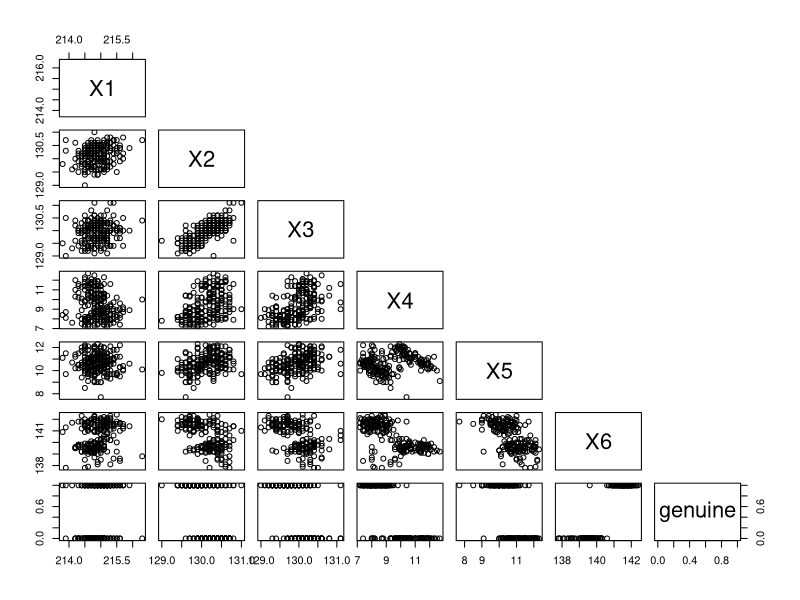
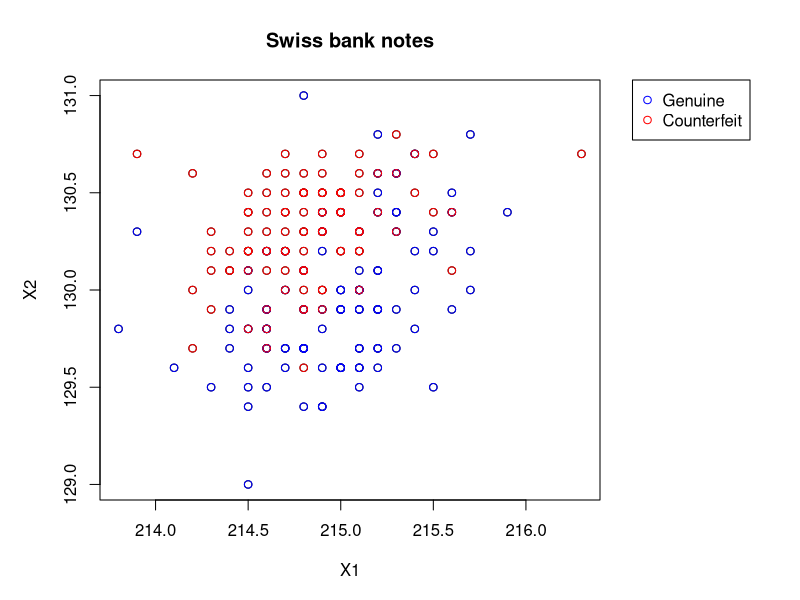
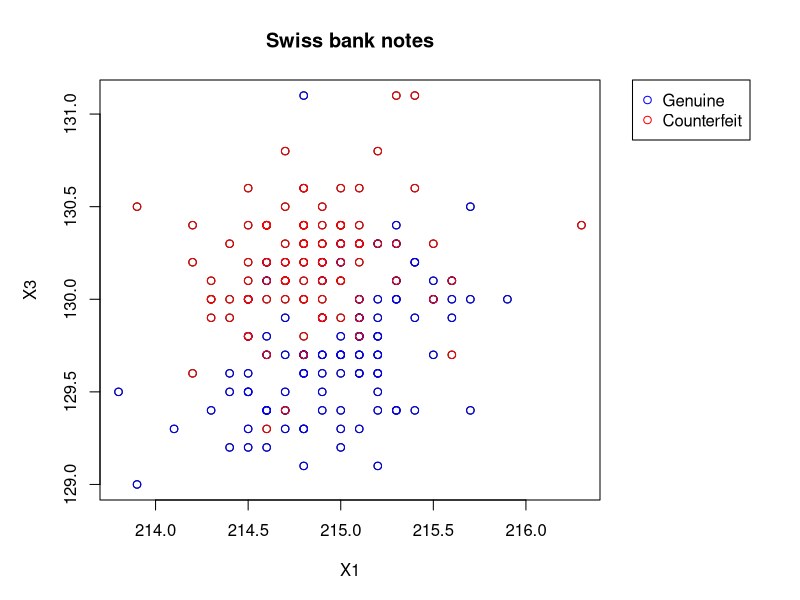
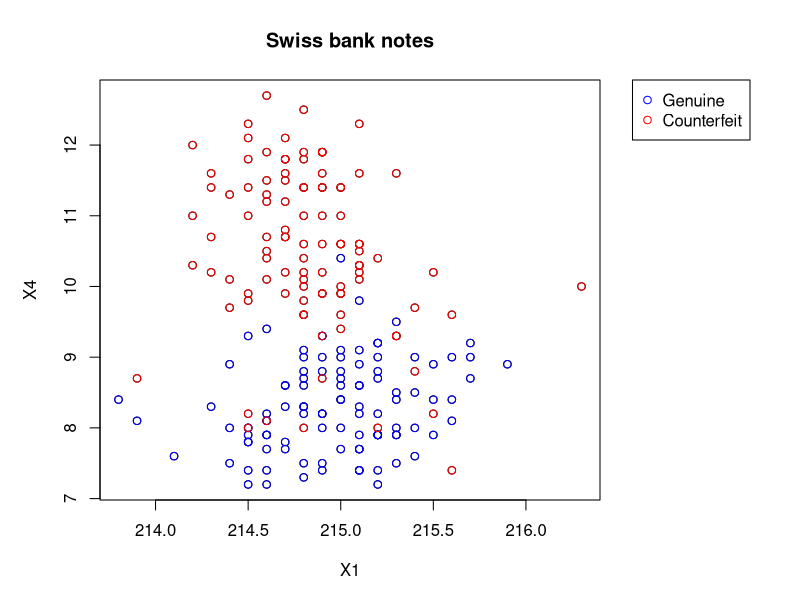
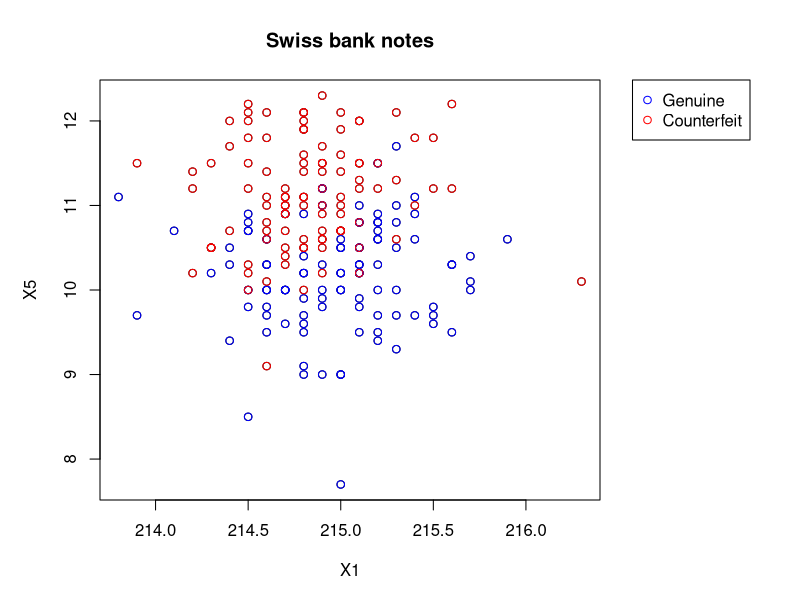
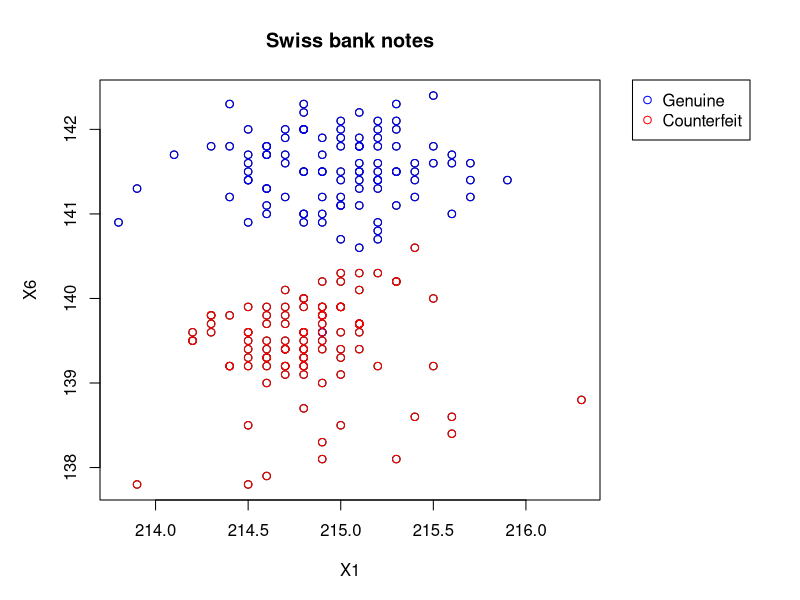
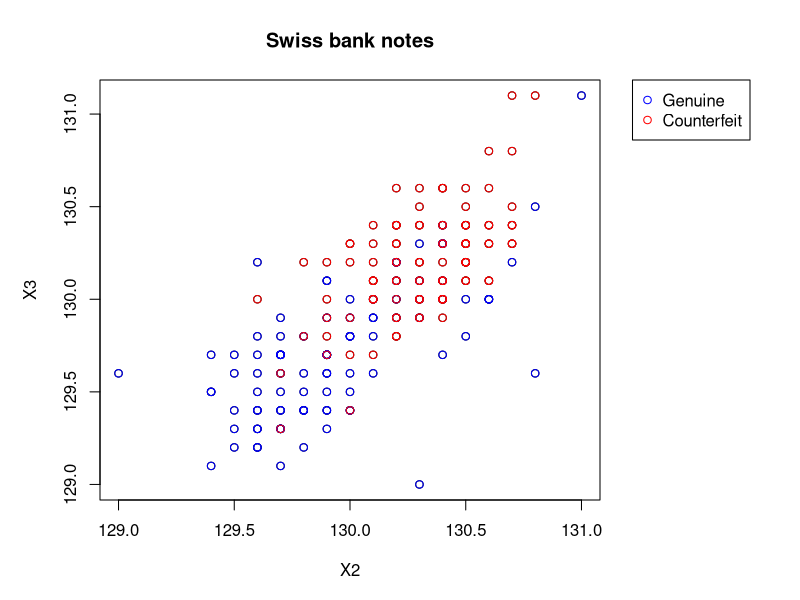
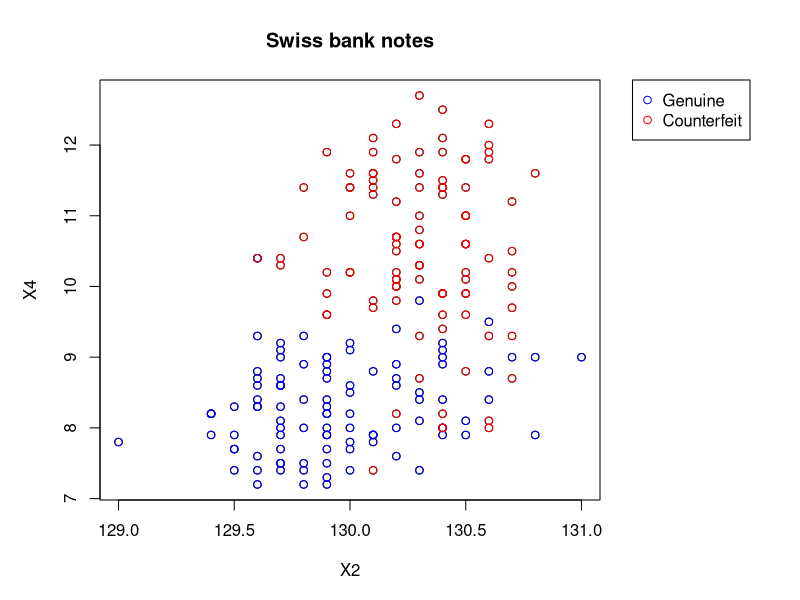

R code for these plots, in order:
## ---- chunk 1
library(ggplot2)
## ---- chunk 2
data = read.table('bank2.dat')
colnames(data) = c('X1','X2','X3','X4','X5','X6')
data = data.frame(data, genuine = c(rep(1, 100), rep(0, 100)))
attach(data)
head(data)
## ---- chunk 3
print('Quartiles:')
summary(data)

print('NAs:')
sapply(data, function(x) sum(is.na(x)))
## ---- chunk 4
pairs(data, upper.panel = NULL)

pairs_plot = function(x, y, x_name, y_name){
  par(mar = c(5, 5, 4, 10))
  plot(x, y, main = "Swiss bank notes", xlab = x_name, ylab = y_name)
  points(x[1:100], y[1:100], col = "blue")
  points(x[101:200], y[101:200], col = "red")
  legend("topright", legend = c("Genuine", "Counterfeit"), col = c("blue", "red"), pch = 1, xpd = TRUE, inset = c(-0.3, 0))
  
  #ggplot(data.frame(X5, X6), aes(x = X5, y = X6, color = genuine)) +
  #geom_point() +
  #labs(title = "Swiss bank notes")
}

num = combn(1:6, 2)
for (i in 1:ncol(num)) {
  x = paste0("X", num[1, ][i])
  y = paste0("X", num[2, ][i])
  pairs_plot(get(x), get(y), x, y)
}


## ---- chunk 5
name = NULL
for (i in 1:(ncol(data) - 1)) {
  name = c(name, paste0("X", i, "_Genuine"))
  name = c(name, paste0("X", i, "_Counterfeit"))
}

groups = list()
for (i in 1:length(name)){
  if (i %% 2 == 1) {
    groups[[name[i]]] = data[1:100, as.integer(i / 2) + 1]
  } else {
    groups[[name[i]]] = data[101:200, as.integer(i / 2)]
  }
}

means <- sapply(groups, mean)

par(mfrow=c(1,3))
for (i in seq(1, length(name) ,by = 2)){
  boxplot(groups[i:(i + 1)], names = name[i:(i + 1)], frame = TRUE, main = "Swiss bank notes", cex.axis=0.99)
  
  for (j in 0:1) {
    lines(c(j + 0.6, j + 1.4), rep(means[[name[(i + j)]]], 2), lty = "dotted", lwd = 1.2)
  }
}
## ---- chunk 6
regression_model = lm(genuine ~ X1 + X2 + X3 + X4 + X5 + X6)
print(regression_model)
## ---- chunk 7
plot(regression_model)
## ---- chunk 8
summary(regression_model)
## ---- chunk 9
anova(regression_model)
## ---- chunk 10
step(regression_model)
## ---- chunk 11
logistic_model = glm(genuine ~ X1 + X2 + X3 + X4 + X5 + X6, family = binomial)
print(logistic_model)
## ---- chunk 12
plot(logistic_model)
## ---- chunk 13
summary(logistic_model)
## ---- chunk 14
anova(logistic_model)
## ---- chunk 15
step(logistic_model)
